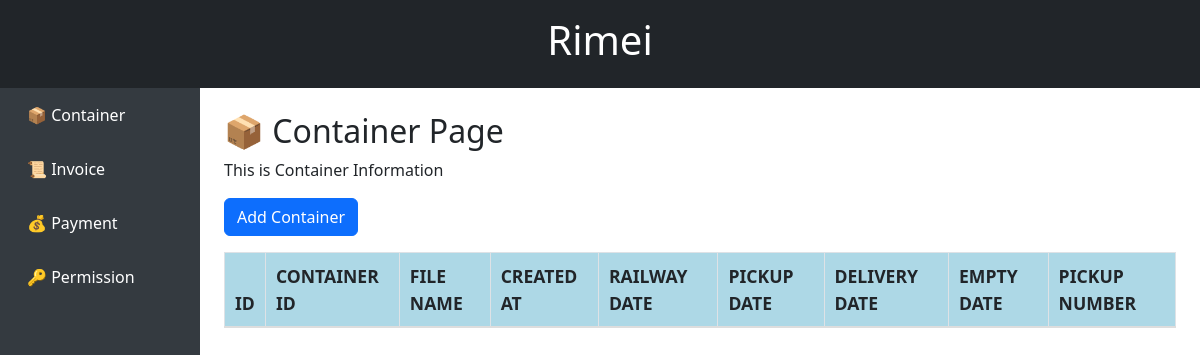
The app's page /container/, older data.
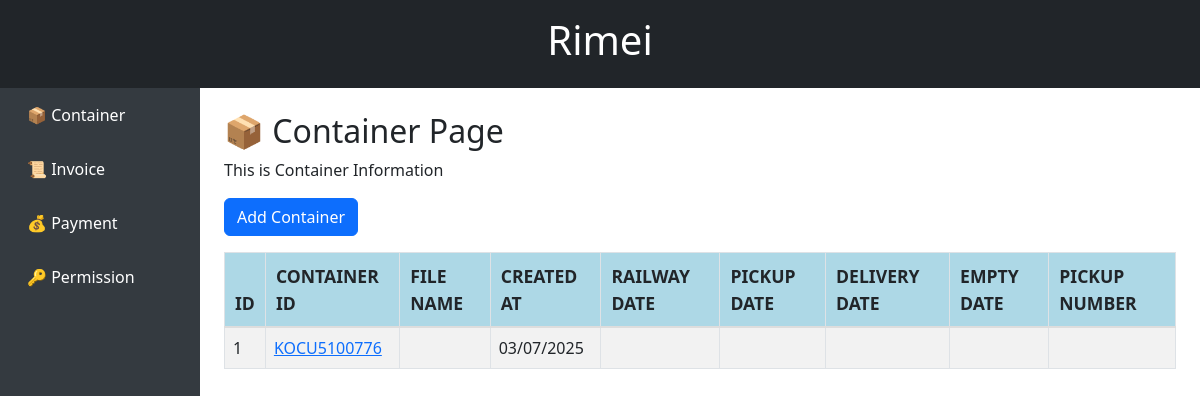
The same page, newer data.
### container/models.py (models this page shows, shortened)
class Container(models.Model):
    container_id = models.CharField(max_length=255)  # Container ID
    container_pdfname = models.CharField(max_length=255, blank=True)  # 上传的PDF文件名
    content = models.TextField(blank=True, null=True)  # 解析出的内容
    created_at = models.DateTimeField(auto_now_add=True)  # 创建时间
    created_user = models.CharField(max_length=255, blank=True, null=True)  # 创建用户
    railway_date = models.DateField(blank=True, null=True)  # 铁路日期
    pickup_date = models.DateField(blank=True, null=True)  # 提货日期
    delivery_date = models.DateField(blank=True, null=True)  # 交货日期
    empty_date = models.DateField(blank=True, null=True)  # 空箱日期
    pickup_number = models.CharField(max_length=255, blank=True, null=True)  # 提货编号
    invoice_id = models.CharField(max_length=255, blank=True, null=True)  # 发票ID
    invoice_pdfname = models.CharField(max_length=255, blank=True, null=True)  # 发票PDF文件名

### container/views.py (the view)
# urls.py: path("container/", views.container_view, name="container"),
def container_view(request):
    template = "container/container.html"
    containers = Container.objects.all()
    return render(request, template, {'containers': containers})

### container/templates/container/container.html (shortened to what this page needs)
{% extends "container/base.html" %}
{% block content %}
    <h2>📦 Container Page</h2>
    <p>This is Container Information</p>
    <div class="mb-3">
        <a href="{% url 'add_container_view' %}" class="btn btn-primary">
             Add Container
        </a>
    </div>
    <div class="table-container">
        <table class="table table-striped table-bordered">
            <thead>
                <tr>
                    <th>ID</th>
                    <th>Container ID</th>
                    <th>File Name</th>
                    <th>Created At</th>
                    <th>Railway Date</th>
                    <th>Pickup Date</th>
                    <th>Delivery Date</th>
                    <th>Empty Date</th>
                    <th>Pickup Number</th>
                </tr>
            </thead>
            <tbody>
                {% for container in containers %}
                <tr>
                    <td>{{ container.id }}</td>
                    <td>
                        <a href="{% url 'edit_container' container.container_id %}">{{ container.container_id }}</a>
                    </td>
                    <td>{{ container.container_pdfname }}</td>
                    <td>{{ container.created_at |date:"m/d/Y" }}</td>
                    <td>{{ container.railway_date |date:"m/d/Y" }}</td>
                    <td>{{ container.pickup_date |date:"m/d/Y" }}</td>
                    <td>{{ container.delivery_date |date:"m/d/Y" }}</td>
                    <td>{{ container.empty_date |date:"m/d/Y" }}</td>
                    <td>{{ container.pickup_number }}</td>
                </tr>
                {% endfor %}
            </tbody>
        </table>
    </div>
{% endblock %}

Row changes from the older to the newer data that the page shows:
added Container: id "1", container_id "KOCU5100776", created_at "03/07/2025"
